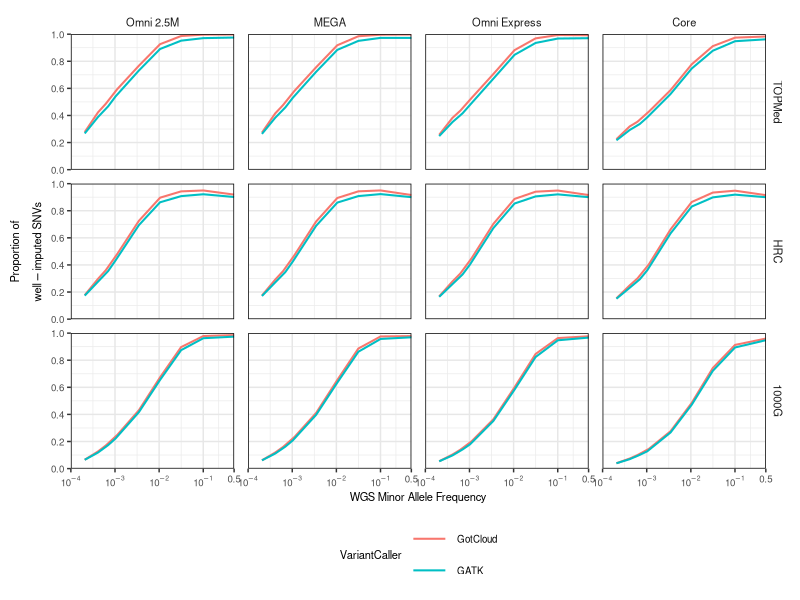

Write R code to recreate this figure.
library(data.table)
library(ggplot2)
library(reshape2)

gatk=fread("../analyses/varcaller/metsim.gatk.bi.snv.perc8.tab")
gatk=gatk[,c(1:13)]
gatk=gatk[c(which(abs(gatk$MAF-0.0002)==min(abs(gatk$MAF-0.0002))),which(abs(gatk$MAF-0.0004)==min(abs(gatk$MAF-0.0004))),which(abs(gatk$MAF-0.0006)==min(abs(gatk$MAF-0.0006))),which(abs(gatk$MAF-0.001)==min(abs(gatk$MAF-0.001))),which(abs(gatk$MAF-0.0032)==min(abs(gatk$MAF-0.0032))),which(abs(gatk$MAF-0.01)==min(abs(gatk$MAF-0.01))),which(abs(gatk$MAF-0.0316)==min(abs(gatk$MAF-0.0316))),which(abs(gatk$MAF-0.1)==min(abs(gatk$MAF-0.1))),which(abs(gatk$MAF-0.5)==min(abs(gatk$MAF-0.5)))),]
gatk=melt(gatk, id="MAF")
gatk$Array=rep(0, nrow(gatk))
gatk$Array[which(gatk$variable=="Core_1000G" | gatk$variable=="Core_HRC" | gatk$variable=="Core_TOPMed")]="Core"
gatk$Array[which(gatk$variable=="OmniExp_1000G" | gatk$variable=="OmniExp_HRC" | gatk$variable=="OmniExp_TOPMed")]="Omni Express"
gatk$Array[which(gatk$variable=="Omni25_1000G" | gatk$variable=="Omni25_HRC" | gatk$variable=="Omni25_TOPMed")]="Omni 2.5M"
gatk$Array[which(gatk$variable=="MEGA_1000G" | gatk$variable=="MEGA_HRC" | gatk$variable=="MEGA_TOPMed")]="MEGA"
gatk$Array=as.factor(gatk$Array)
gatk$`Reference Panel`=rep(0, nrow(gatk))
gatk$`Reference Panel`[which(gatk$variable=="Core_1000G" | gatk$variable=="OmniExp_1000G" | gatk$variable=="Omni25_1000G" | gatk$variable=="MEGA_1000G")]="1000G"
gatk$`Reference Panel`[which(gatk$variable=="Core_HRC" | gatk$variable=="OmniExp_HRC" | gatk$variable=="Omni25_HRC"| gatk$variable=="MEGA_HRC")]="HRC"
gatk$`Reference Panel`[which(gatk$variable=="Core_TOPMed" | gatk$variable=="OmniExp_TOPMed" | gatk$variable=="Omni25_TOPMed" | gatk$variable=="MEGA_TOPMed")]="TOPMed"
gatk$`Reference Panel`=as.factor(gatk$`Reference Panel`)
gatk$VariantCaller=rep("GATK", nrow(gatk))

metsim=fread("../analyses/percentileaggr2/metsim.bi.snv.perc8.tab")
metsim=metsim[,c(1:13)]
metsim=metsim[c(which(abs(metsim$MAF-0.0002)==min(abs(metsim$MAF-0.0002))),which(abs(metsim$MAF-0.0004)==min(abs(metsim$MAF-0.0004))),which(abs(metsim$MAF-0.0006)==min(abs(metsim$MAF-0.0006))),which(abs(metsim$MAF-0.001)==min(abs(metsim$MAF-0.001))),which(abs(metsim$MAF-0.0032)==min(abs(metsim$MAF-0.0032))),which(abs(metsim$MAF-0.01)==min(abs(metsim$MAF-0.01))),which(abs(metsim$MAF-0.0316)==min(abs(metsim$MAF-0.0316))),which(abs(metsim$MAF-0.1)==min(abs(metsim$MAF-0.1))),which(abs(metsim$MAF-0.5)==min(abs(metsim$MAF-0.5)))),]
metsim=melt(metsim, id="MAF")
metsim$Array=rep(0, nrow(metsim))
metsim$Array[which(metsim$variable=="Core_1000G" | metsim$variable=="Core_HRC" | metsim$variable=="Core_TOPMed")]="Core"
metsim$Array[which(metsim$variable=="OmniExp_1000G" | metsim$variable=="OmniExp_HRC" | metsim$variable=="OmniExp_TOPMed")]="Omni Express"
metsim$Array[which(metsim$variable=="Omni25_1000G" | metsim$variable=="Omni25_HRC" | metsim$variable=="Omni25_TOPMed")]="Omni 2.5M"
metsim$Array[which(metsim$variable=="MEGA_1000G" | metsim$variable=="MEGA_HRC" | metsim$variable=="MEGA_TOPMed")]="MEGA"
metsim$Array=as.factor(metsim$Array)
metsim$`Reference Panel`=rep(0, nrow(metsim))
metsim$`Reference Panel`[which(metsim$variable=="Core_1000G" | metsim$variable=="OmniExp_1000G" | metsim$variable=="Omni25_1000G" | metsim$variable=="MEGA_1000G")]="1000G"
metsim$`Reference Panel`[which(metsim$variable=="Core_HRC" | metsim$variable=="OmniExp_HRC" | metsim$variable=="Omni25_HRC"| metsim$variable=="MEGA_HRC")]="HRC"
metsim$`Reference Panel`[which(metsim$variable=="Core_TOPMed" | metsim$variable=="OmniExp_TOPMed" | metsim$variable=="Omni25_TOPMed" | metsim$variable=="MEGA_TOPMed")]="TOPMed"
metsim$`Reference Panel`=as.factor(metsim$`Reference Panel`)
metsim$VariantCaller=rep("GotCloud", nrow(metsim))

##Plotting
all=rbind(gatk,metsim)
all$Array=factor(all$Array, levels=c("Omni 2.5M","MEGA","Omni Express","Core"))
all$`Reference Panel`=factor(all$`Reference Panel`, levels=c("TOPMed","HRC","1000G"))
all$VariantCaller=factor(all$VariantCaller, levels=c("GotCloud","GATK"))
ybrks<-c(0,0.2,0.4,0.6,0.8,1)
brks<-c(0.5, 0.1, 0.01,0.001,0.0001)
labs=c(expression(0.5),expression(10^-1), expression(10^-2), expression(10^-3),expression(10^-4))

tiff(file="~/FigS4.tiff", height=174, width=174, units="mm", res=300)
ggplot(all, aes(x=MAF,y=value, color=VariantCaller))+scale_x_log10(breaks=brks, labels=labs, limits=c(1e-4,0.5),expand=c(0,0))+scale_y_continuous(breaks=ybrks,limits=c(0,1), expand=c(0,0))+theme_bw()+facet_grid(`Reference Panel`~Array)+theme(legend.position="bottom",legend.text=element_text(size=7),panel.grid.major=element_line(colour="#e7e7e7"),panel.spacing=unit(0.7, "lines"), strip.text=element_text(size=8),axis.title=element_text(size=8),axis.text=element_text(size=7),panel.border=element_rect(color="black"),strip.background=element_rect(fill="white",color=NA), legend.title=element_text(size=8), plot.margin=unit(c(0.5,0.5,0.5,0.5), "lines"),legend.key.width=unit(2,"lines"))+geom_line(aes(group=VariantCaller), size=0.7)+xlab("WGS Minor Allele Frequency")+ylab(expression(atop(Proportion~of,well-imputed~SNVs)))+guides(color=guide_legend(nrow=2))
dev.off()

